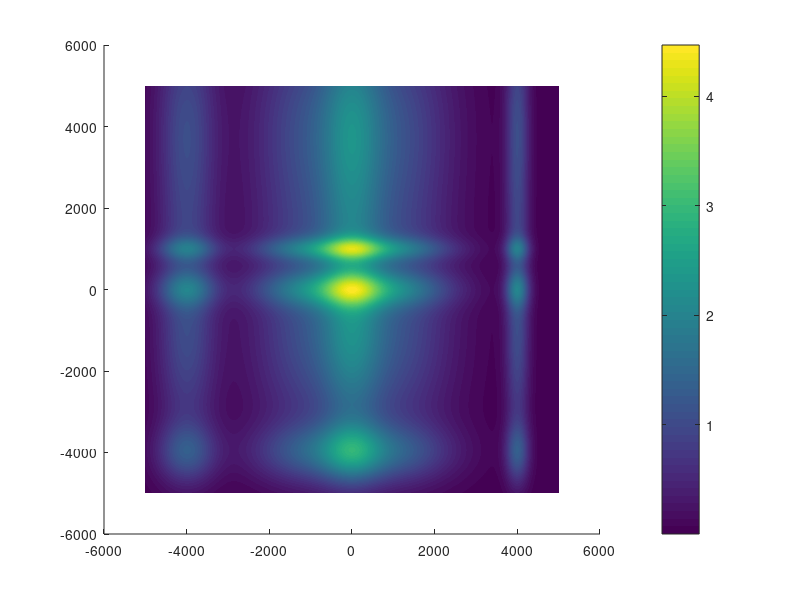

Write the MATLAB code that produced this figure.
clear;
close all;

%% Random Fields in 2D


dx = 10;
dy = 10;
x_ = -5e3:dx:5e3;
y_ = -5e3:dy:5e3;

[x, y] = meshgrid(x_, y_); % Meshgrid of rho and phi forming a circle 


u = 5 .* ones(size(x)); v = ones(size(y));

x0 = [-4e3 -1e3 0 1e3 4e3];
y0 = [-4e3 -1e3 0 1e3 4e3];

sigma_x0 = [5e2 1e3 5e2 1e3 2e2];
sigma_y0 = [5e2 2e3 3e2 2e2 2e3];

R0 = zeros(size(x));

for i = 1:length(x0)
    for k = 1:length(y0)
        R0 = R0 + exp(-((x - x0(i)).^2/(2.*sigma_x0(i).^2) + (y - y0(k)).^2/(2.*sigma_y0(k).^2)));
    end
end

figure; surface(x, y, abs(R0)); shading interp; colorbar; 
